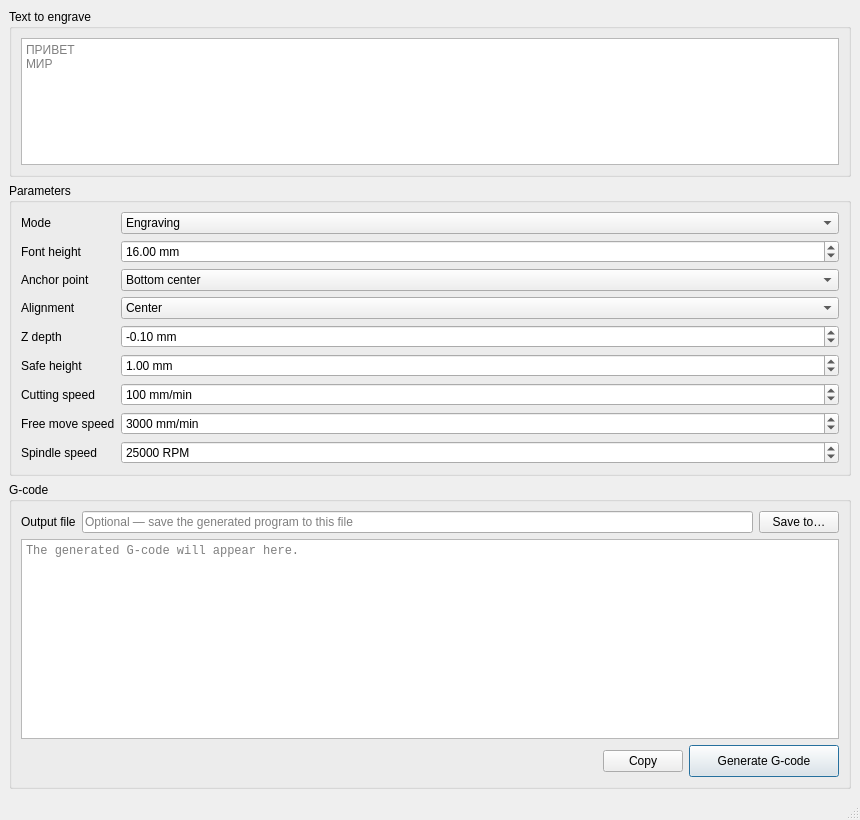
<?xml version="1.0" encoding="UTF-8"?>
<ui version="4.0">
 <class>MainWindow</class>
 <widget class="QMainWindow" name="MainWindow">
  <property name="geometry">
   <rect>
    <x>0</x>
    <y>0</y>
    <width>860</width>
    <height>820</height>
   </rect>
  </property>
  <property name="minimumSize">
   <size>
    <width>720</width>
    <height>640</height>
   </size>
  </property>
  <property name="windowTitle">
   <string>GOST 26.008-85 Engraver</string>
  </property>
  <widget class="QWidget" name="centralwidget">
   <layout class="QVBoxLayout" name="mainLayout">
    <item>
     <widget class="QGroupBox" name="textGroup">
      <property name="title">
       <string>Text to engrave</string>
      </property>
      <layout class="QVBoxLayout" name="textLayout">
       <item>
        <widget class="QPlainTextEdit" name="textEdit">
         <property name="toolTip">
          <string>Each line is engraved as a separate line of text. Cyrillic letters of GOST 26.008-85 are supported.</string>
         </property>
         <property name="minimumSize">
          <size>
           <width>0</width>
           <height>90</height>
          </size>
         </property>
         <property name="maximumSize">
          <size>
           <width>16777215</width>
           <height>160</height>
          </size>
         </property>
         <property name="placeholderText">
          <string>ПРИВЕТ
МИР</string>
         </property>
        </widget>
       </item>
      </layout>
     </widget>
    </item>
    <item>
     <widget class="QGroupBox" name="paramsGroup">
      <property name="title">
       <string>Parameters</string>
      </property>
      <layout class="QFormLayout" name="formLayout">
       <property name="fieldGrowthPolicy">
        <enum>QFormLayout::AllNonFixedFieldsGrow</enum>
       </property>
       <item row="0" column="0">
        <widget class="QLabel" name="modeLabel">
         <property name="text">
          <string>Mode</string>
         </property>
        </widget>
       </item>
       <item row="0" column="1">
        <widget class="QComboBox" name="modeCombo">
         <item>
          <property name="text">
           <string>Engraving</string>
          </property>
         </item>
         <item>
          <property name="text">
           <string>Drawing</string>
          </property>
         </item>
        </widget>
       </item>
       <item row="1" column="0">
        <widget class="QLabel" name="heightLabel">
         <property name="text">
          <string>Font height</string>
         </property>
        </widget>
       </item>
       <item row="1" column="1">
        <widget class="QDoubleSpinBox" name="heightSpin">
         <property name="suffix">
          <string> mm</string>
         </property>
         <property name="decimals">
          <number>2</number>
         </property>
         <property name="minimum">
          <double>1.000000000000000</double>
         </property>
         <property name="maximum">
          <double>500.000000000000000</double>
         </property>
         <property name="singleStep">
          <double>1.000000000000000</double>
         </property>
         <property name="value">
          <double>16.000000000000000</double>
         </property>
        </widget>
       </item>
       <item row="2" column="0">
        <widget class="QLabel" name="originLabel">
         <property name="text">
          <string>Anchor point</string>
         </property>
        </widget>
       </item>
       <item row="2" column="1">
        <widget class="QComboBox" name="originCombo">
         <item>
          <property name="text">
           <string>Bottom center</string>
          </property>
         </item>
         <item>
          <property name="text">
           <string>Bottom left</string>
          </property>
         </item>
         <item>
          <property name="text">
           <string>Bottom right</string>
          </property>
         </item>
         <item>
          <property name="text">
           <string>Center</string>
          </property>
         </item>
         <item>
          <property name="text">
           <string>Middle left</string>
          </property>
         </item>
         <item>
          <property name="text">
           <string>Middle right</string>
          </property>
         </item>
         <item>
          <property name="text">
           <string>Top center</string>
          </property>
         </item>
         <item>
          <property name="text">
           <string>Top left</string>
          </property>
         </item>
         <item>
          <property name="text">
           <string>Top right</string>
          </property>
         </item>
        </widget>
       </item>
       <item row="3" column="0">
        <widget class="QLabel" name="alignLabel">
         <property name="text">
          <string>Alignment</string>
         </property>
        </widget>
       </item>
       <item row="3" column="1">
        <widget class="QComboBox" name="alignCombo">
         <item>
          <property name="text">
           <string>Center</string>
          </property>
         </item>
         <item>
          <property name="text">
           <string>Left</string>
          </property>
         </item>
         <item>
          <property name="text">
           <string>Right</string>
          </property>
         </item>
        </widget>
       </item>
       <item row="4" column="0">
        <widget class="QLabel" name="depthLabel">
         <property name="text">
          <string>Z depth</string>
         </property>
        </widget>
       </item>
       <item row="4" column="1">
        <widget class="QDoubleSpinBox" name="depthSpin">
         <property name="suffix">
          <string> mm</string>
         </property>
         <property name="decimals">
          <number>2</number>
         </property>
         <property name="minimum">
          <double>-50.000000000000000</double>
         </property>
         <property name="maximum">
          <double>0.000000000000000</double>
         </property>
         <property name="singleStep">
          <double>0.100000000000000</double>
         </property>
         <property name="value">
          <double>-0.100000000000000</double>
         </property>
        </widget>
       </item>
       <item row="5" column="0">
        <widget class="QLabel" name="safeLabel">
         <property name="text">
          <string>Safe height</string>
         </property>
        </widget>
       </item>
       <item row="5" column="1">
        <widget class="QDoubleSpinBox" name="safeSpin">
         <property name="suffix">
          <string> mm</string>
         </property>
         <property name="decimals">
          <number>2</number>
         </property>
         <property name="minimum">
          <double>0.000000000000000</double>
         </property>
         <property name="maximum">
          <double>500.000000000000000</double>
         </property>
         <property name="singleStep">
          <double>1.000000000000000</double>
         </property>
         <property name="value">
          <double>1.000000000000000</double>
         </property>
        </widget>
       </item>
       <item row="6" column="0">
        <widget class="QLabel" name="cutSpeedLabel">
         <property name="text">
          <string>Cutting speed</string>
         </property>
        </widget>
       </item>
       <item row="6" column="1">
        <widget class="QSpinBox" name="cutSpeedSpin">
         <property name="suffix">
          <string> mm/min</string>
         </property>
         <property name="minimum">
          <number>1</number>
         </property>
         <property name="maximum">
          <number>100000</number>
         </property>
         <property name="singleStep">
          <number>50</number>
         </property>
         <property name="value">
          <number>100</number>
         </property>
        </widget>
       </item>
       <item row="7" column="0">
        <widget class="QLabel" name="freeSpeedLabel">
         <property name="text">
          <string>Free move speed</string>
         </property>
        </widget>
       </item>
       <item row="7" column="1">
        <widget class="QSpinBox" name="freeSpeedSpin">
         <property name="suffix">
          <string> mm/min</string>
         </property>
         <property name="minimum">
          <number>1</number>
         </property>
         <property name="maximum">
          <number>100000</number>
         </property>
         <property name="singleStep">
          <number>100</number>
         </property>
         <property name="value">
          <number>3000</number>
         </property>
        </widget>
       </item>
       <item row="8" column="0">
        <widget class="QLabel" name="spindleLabel">
         <property name="text">
          <string>Spindle speed</string>
         </property>
        </widget>
       </item>
       <item row="8" column="1">
        <widget class="QSpinBox" name="spindleSpin">
         <property name="suffix">
          <string> RPM</string>
         </property>
         <property name="maximum">
          <number>60000</number>
         </property>
         <property name="singleStep">
          <number>500</number>
         </property>
         <property name="value">
          <number>25000</number>
         </property>
        </widget>
       </item>
      </layout>
     </widget>
    </item>
    <item>
     <widget class="QGroupBox" name="outputGroup">
      <property name="title">
       <string>G-code</string>
      </property>
      <layout class="QVBoxLayout" name="outputLayout">
       <item>
        <layout class="QHBoxLayout" name="fileLayout">
         <item>
          <widget class="QLabel" name="fileLabel">
           <property name="text">
            <string>Output file</string>
           </property>
          </widget>
         </item>
         <item>
          <widget class="QLineEdit" name="outputEdit">
           <property name="placeholderText">
            <string>Optional — save the generated program to this file</string>
           </property>
          </widget>
         </item>
         <item>
          <widget class="QPushButton" name="browseButton">
           <property name="text">
            <string>Save to…</string>
           </property>
          </widget>
         </item>
        </layout>
       </item>
       <item>
        <widget class="QPlainTextEdit" name="previewEdit">
         <property name="font">
          <font>
           <family>Monospace</family>
           <pointsize>9</pointsize>
          </font>
         </property>
         <property name="readOnly">
          <bool>true</bool>
         </property>
         <property name="lineWrapMode">
          <enum>QPlainTextEdit::NoWrap</enum>
         </property>
         <property name="placeholderText">
          <string>The generated G-code will appear here.</string>
         </property>
         <property name="minimumSize">
          <size>
           <width>0</width>
           <height>200</height>
          </size>
         </property>
        </widget>
       </item>
       <item>
        <layout class="QHBoxLayout" name="buttonsLayout">
         <item>
          <spacer name="buttonsSpacer">
           <property name="orientation">
            <enum>Qt::Horizontal</enum>
           </property>
           <property name="sizeHint" stdset="0">
            <size>
             <width>40</width>
             <height>20</height>
            </size>
           </property>
          </spacer>
         </item>
         <item>
          <widget class="QPushButton" name="copyButton">
           <property name="text">
            <string>Copy</string>
           </property>
          </widget>
         </item>
         <item>
          <widget class="QPushButton" name="generateButton">
           <property name="minimumSize">
            <size>
             <width>150</width>
             <height>32</height>
            </size>
           </property>
           <property name="text">
            <string>Generate G-code</string>
           </property>
           <property name="default">
            <bool>true</bool>
           </property>
          </widget>
         </item>
        </layout>
       </item>
      </layout>
     </widget>
    </item>
   </layout>
  </widget>
  <widget class="QMenuBar" name="menubar">
   <property name="geometry">
    <rect>
     <x>0</x>
     <y>0</y>
     <width>860</width>
     <height>30</height>
    </rect>
   </property>
  </widget>
  <widget class="QStatusBar" name="statusbar"/>
 </widget>
 <tabstops>
  <tabstop>textEdit</tabstop>
  <tabstop>modeCombo</tabstop>
  <tabstop>heightSpin</tabstop>
  <tabstop>originCombo</tabstop>
  <tabstop>alignCombo</tabstop>
  <tabstop>depthSpin</tabstop>
  <tabstop>safeSpin</tabstop>
  <tabstop>cutSpeedSpin</tabstop>
  <tabstop>freeSpeedSpin</tabstop>
  <tabstop>spindleSpin</tabstop>
  <tabstop>outputEdit</tabstop>
  <tabstop>browseButton</tabstop>
  <tabstop>copyButton</tabstop>
  <tabstop>generateButton</tabstop>
 </tabstops>
 <resources/>
 <connections/>
</ui>
